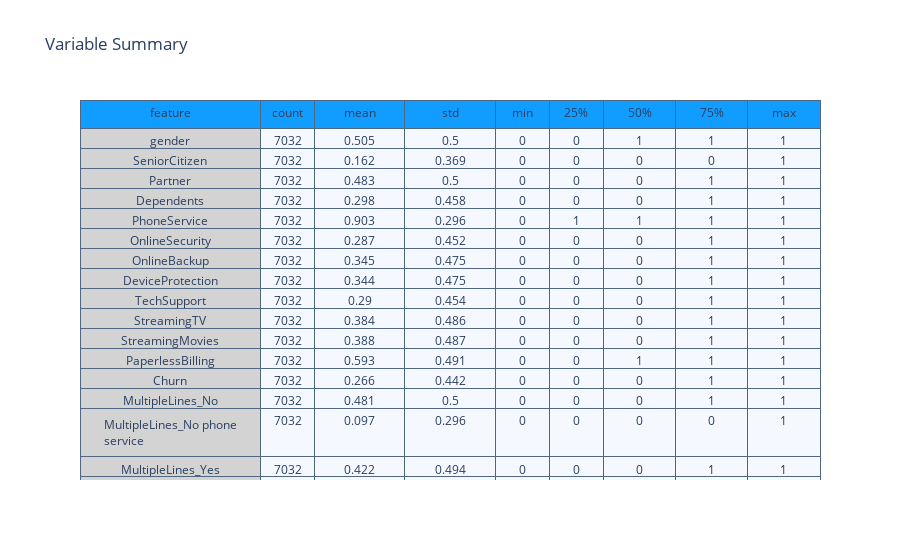

The notebook cell saved with this chart:
### Markdown cell above
### 4.1 Summary of Variables<a id='summaryofvariables'></a>

### Code cell
#print all the varible summary except the index column
summary = (telcom[[i for i in telcom.columns if i not in Id_col]].describe().transpose().reset_index())

#rename the index column with "feature"
summary = summary.rename(columns = {"index":"feature"})

#round the result to three decimal place
summary = np.around(summary,3)
val_lst = [summary['feature'], summary['count'], summary['mean'], 
           summary['std'], summary['min'], summary['25%'], 
           summary['50%'], summary['75%'], summary['max']]
trace = go.Table(header = dict(values = summary.columns.tolist(), 
                               line = dict(color = ['#506784']), fill = dict(color = ['#119DFF'])),
                 cells = dict(values = val_lst, 
                              line = dict(color = ['#506784']),
                              fill = dict(color = ["lightgrey",'#F5F8FF'])),
                 columnwidth = [200,60,100,100,60,60,80,80,80])

#layout the table
layout = go.Layout(dict(title = "Variable Summary"))
figure = go.Figure(data=[trace],layout=layout)
py.iplot(figure)

### Figure 1 — Plotly figure (JSON) as saved in the notebook; plotly's stock layout.template omitted (floating-point values rounded to 4 significant figures; data arrays with more than 128 entries replaced by an {"elided": "..."} marker saying what was removed)
{"data": [{"cells": {"fill": {"color": ["lightgrey", "#F5F8FF"]}, "line": {"color": ["#506784"]}, "values": {"elided": "9x34 mixed values"}}, "columnwidth": [200, 60, 100, 100, 60, 60, 80, 80, 80], "header": {"fill": {"color": ["#119DFF"]}, "line": {"color": ["#506784"]}, "values": ["feature", "count", "mean", "std", "min", "25%", "50%", "75%", "max"]}, "type": "table"}], "layout": {"title": {"text": "Variable Summary"}}}
